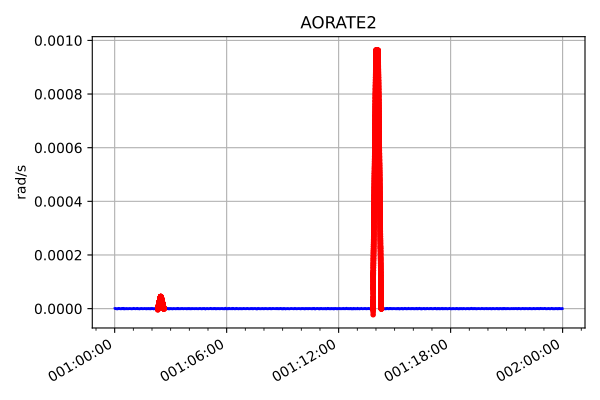

Reproduce this figure in Python.
from cheta import fetch
import matplotlib.pyplot as plt
plt.figure(figsize=(6, 4), dpi=75)

aorate2 = fetch.Msid('aorate2', '2011:001', '2011:002')
aorate2.iplot()

from kadi import events
aorate2.select_intervals(events.manvrs)
aorate2.plot('.r')
plt.tight_layout()
